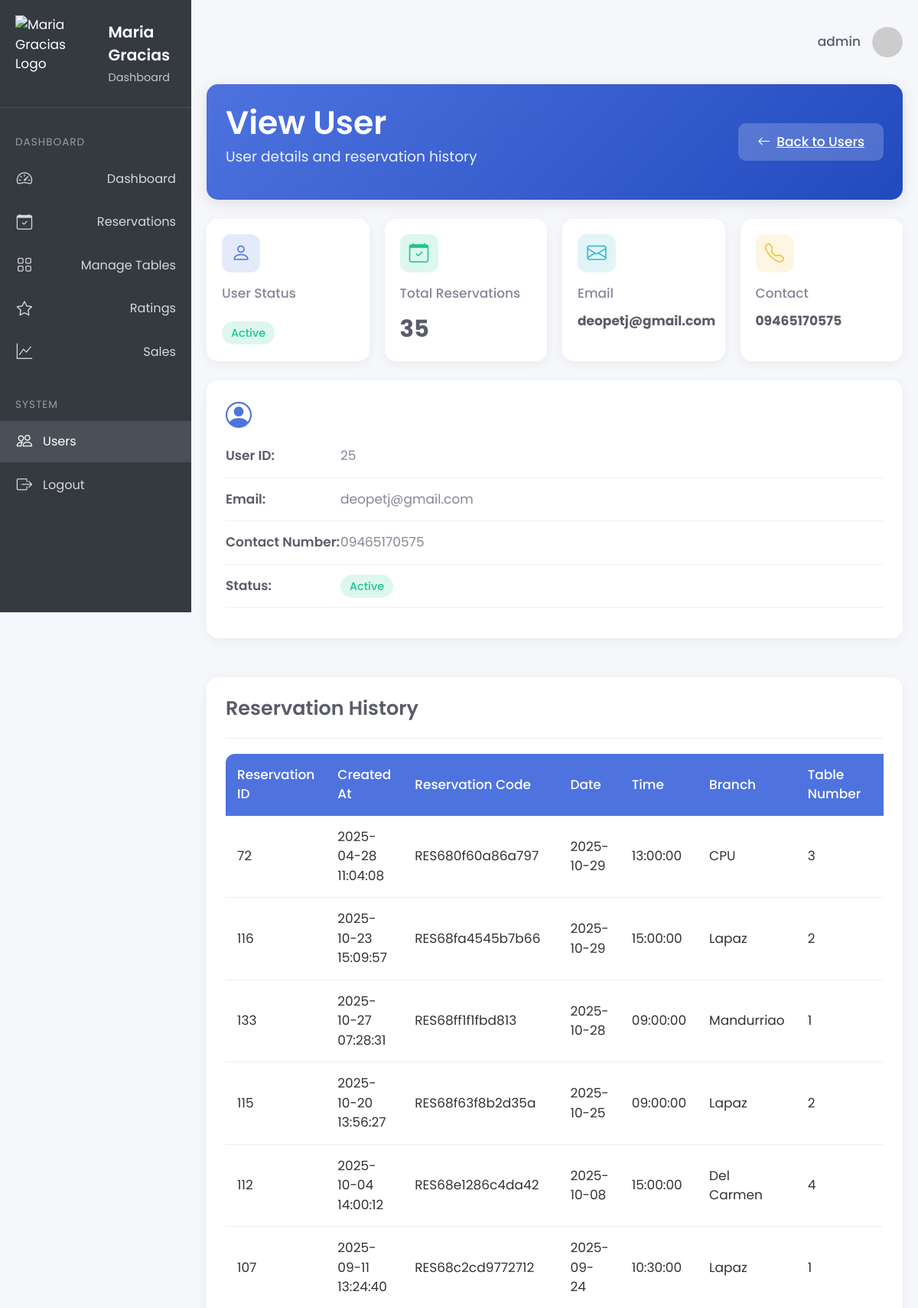
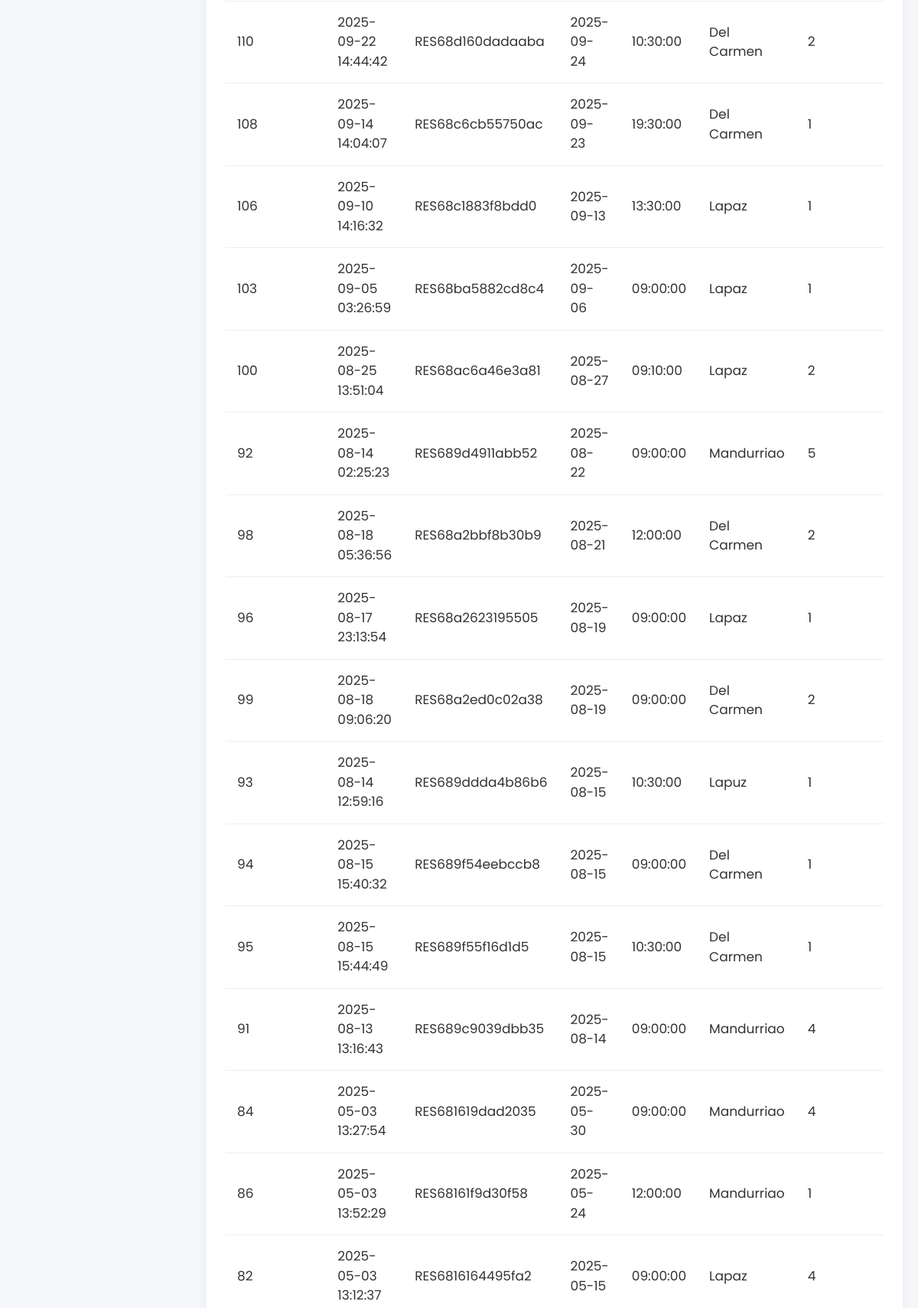
The page /admin1/view_user.php?id=10025 (signed in, upper part) on the database its author committed (2 pictures, top to bottom).
### tables this page shows
CREATE TABLE `users` (
  `id` int(255) NOT NULL,
  `name` varchar(255) NOT NULL,
  `cnum` varchar(20) NOT NULL,
  `username` varchar(255) NOT NULL,
  `password` varchar(255) NOT NULL,
  `role` enum('admin','user') NOT NULL DEFAULT 'user',
  `email` varchar(255) NOT NULL,
  `status` varchar(20) DEFAULT 'active'
);

CREATE TABLE `reservations` (
  `user_id` int(11) NOT NULL,
  `email` varchar(255) NOT NULL,
  `contact_number` varchar(15) NOT NULL,
  `table_number` int(11) NOT NULL,
  `message` text DEFAULT NULL,
  `created_at` timestamp NOT NULL DEFAULT current_timestamp(),
  `branch` varchar(50) NOT NULL,
  `status` enum('Pending','Approved','Declined','Cancelled') NOT NULL DEFAULT 'Pending',
  `reserv_date` date DEFAULT NULL,
  `reserv_time` time DEFAULT NULL,
  `amount` int(11) NOT NULL DEFAULT 100,
  `proof_of_payment` varchar(255) NOT NULL,
  `qr_code` varchar(255) DEFAULT NULL,
  `reservation_code` varchar(255) NOT NULL,
  `slot_end_time` datetime DEFAULT NULL,
  `release_time` datetime DEFAULT NULL
);

### admin1/view_user.php (the view, shortened to what this page needs)
<?php
include '../conn.php';
$user_id = $_SESSION['id'];
$stmt = $conn->prepare("SELECT username, email FROM users WHERE id = ?");
$stmt->bind_param("i", $user_id);
$stmt->execute();
$stmt->bind_result($username, $email);
$user_id = $_GET['id'];
$user_query = "SELECT * FROM users WHERE id = ?";
$stmt = $conn->prepare($user_query);
$stmt->bind_param("i", $user_id);
$stmt->execute();
$user_result = $stmt->get_result();
$user = $user_result->fetch_assoc();
$reservations_query = "SELECT * FROM reservations WHERE email = ? ORDER BY reserv_date DESC";
$stmt = $conn->prepare($reservations_query);
$stmt->bind_param("s", $user['email']);
$stmt->execute();
$reservations = $stmt->get_result();
?>
<!DOCTYPE html>
<html lang="en">
<head>
    <link rel="stylesheet" href="https://cdn.jsdelivr.net/npm/bootstrap@5.3.0/dist/css/bootstrap.min.css">
    <link rel="stylesheet" href="https://cdn.jsdelivr.net/npm/bootstrap-icons/font/bootstrap-icons.css">
    <link rel="stylesheet" href="https://cdn.jsdelivr.net/npm/sweetalert2@11/dist/sweetalert2.min.css">
    <link rel="stylesheet" href="../css/view_user.css">
</head>
<body>
    <aside class="sidebar">
        <div class="sidebar-start">
            <div class="sidebar-head">
                <a href="" class="logo-wrapper" title="Home">
                    <img src="../images/logo.png" alt="Maria Gracias Logo"
                         class="icon logo" aria-hidden="true"
                         style="height: 6.0em; width: auto; max-height: 100px;">
                    <div class="logo-text">
                        <span class="logo-title">Maria Gracias</span>
                        <span class="logo-subtitle">Dashboard</span>
                    </div>
                </a>
            </div>
            <div class="sidebar-body">
                <ul class="sidebar-body-menu">
                    <span class="system-menu__title">Dashboard</span>
                    <li>
                        <a class="show-cat-btn" href="index.php">
                            <span class="icon home" aria-hidden="true"><i class="bi bi-speedometer2"></i></span>
                            Dashboard
                        </a>
                    </li>
                    <li>
                        <a class="show-cat-btn" href="manage_reservation.php">
                            <span class="icon document" aria-hidden="true"><i class="bi bi-calendar-check"></i></span>Reservations
                        </a>
                    </li>
                    <li>
                        <a class="show-cat-btn" href="manage_tables.php">
                            <span class="icon folder" aria-hidden="true"><i class="bi bi-grid"></i></span> Manage Tables
                        </a>
                    </li>
                    <li>
                        <a class="show-cat-btn" href="ratings.php">
                            <span class="icon paper" aria-hidden="true"><i class="bi bi-star"></i></span>Ratings
                        </a>
                    </li>
                    <li>
                        <a class="show-cat-btn" href="sales.php">
                            <span class="icon paper" aria-hidden="true"><i class="bi bi-graph-up"></i></span>Sales
                        </a>
                    </li>
                </ul>
                <span class="system-menu__title">system</span>
                <ul class="sidebar-body-menu">
                    <li>
                         <a href="manage_users.php" class="active"><span class="icon edit" aria-hidden="true"><i class="bi bi-people"></i></span>Users</a>
                    </li>
                    <li>
                      <a href="logout.php"><span class="icon logout" aria-hidden="true"><i class="bi bi-box-arrow-right"></i></span>Logout</a>
                    </li>
                </ul>
            </div>
        </div>
    </aside>
    <div class="main-content">
        <div class="top-nav">
            <div class="nav-user-wrapper">
                <a class="nav-link"><?php echo htmlspecialchars($email); ?></a>
                <button class="nav-user-btn">
                    <img src="https://ui-avatars.com/api/?name=<?php echo urlencode($email); ?>&background=random" class="nav-user-img" alt="<?php echo htmlspecialchars($username); ?>">
                </button>
            </div>
        </div>
        <div class="dashboard-header fade-in">
            <div class="d-flex justify-content-between align-items-center">
                <div>
                    <h1 class="dashboard-title">View User</h1>
                    <p class="dashboard-subtitle">User details and reservation history</p>
                </div>
                <a href="manage_users.php" class="action-btn">
                    <i class="bi bi-arrow-left"></i>
                    Back to Users
                </a>
            </div>
        </div>
        <div class="stats-grid fade-in delay-1">
            <div class="stat-card">
                <div class="stat-icon bg-primary-light">
                    <i class="bi bi-person"></i>
                </div>
                <div class="stat-title">User Status</div>
                <div class="stat-value">
                    <?php
                    $statusClass = 'status-active';
                    ?>
                    <span class="status-badge <?= $statusClass ?>">
                        <?php echo ucfirst($user['status']); ?>
                    </span>
                </div>
            </div>
            <div class="stat-card">
                <div class="stat-icon bg-success-light">
                    <i class="bi bi-calendar-check"></i>
                </div>
                <div class="stat-title">Total Reservations</div>
                <div class="stat-value"><?= $reservations->num_rows ?></div>
            </div>
            <div class="stat-card">
                <div class="stat-icon bg-info-light">
                    <i class="bi bi-envelope"></i>
                </div>
                <div class="stat-title">Email</div>
                <div class="stat-value" style="font-size: 1rem;"><?= htmlspecialchars($user['email']) ?></div>
            </div>
            <div class="stat-card">
                <div class="stat-icon bg-warning-light">
                    <i class="bi bi-telephone"></i>
                </div>
                <div class="stat-title">Contact</div>
                <div class="stat-value" style="font-size: 1rem;"><?= htmlspecialchars($user['cnum']) ?></div>
            </div>
        </div>
        <div class="row mb-4">
            <div class="col-md-12 fade-in delay-2">
                <div class="user-info-card">
                    <h2 class="user-info-title">
                        <i class="bi bi-person-circle"></i>
                    </h2>
                    <div class="user-detail">
                        <div class="detail-label">User ID:</div>
                        <div class="detail-value"><?php echo substr($user['id'], 3); ?></div>
                    </div>
                    <div class="user-detail">
                        <div class="detail-label">Email:</div>
                        <div class="detail-value"><?php echo htmlspecialchars($user['email']); ?></div>
                    </div>
                    <div class="user-detail">
                        <div class="detail-label">Contact Number: </div>
                        <div class="detail-value"><?php echo htmlspecialchars($user['cnum']); ?></div>
                    </div>
                    <div class="user-detail">
                        <div class="detail-label">Status:</div>
                        <div class="detail-value">
                            <?php
                            $statusClass = 'status-active';
                            ?>
                            <span class="status-badge <?= $statusClass ?>">
                                <?php echo ucfirst($user['status']); ?>
                            </span>
                        </div>
                    </div>
                </div>
            </div>
        </div>
        <div class="user-card fade-in delay-3">
            <div class="user-card-header">
                <h2 class="user-card-title">Reservation History</h2>
            </div>
            <?php if ($reservations->num_rows > 0) : ?>
                <div class="table-responsive">
                    <table class="reservations-table">
                        <thead>
                            <tr>
                                <th>Reservation ID</th>
                                <th>Created At</th>
                                <th>Reservation Code</th>
                                <th>Date</th>
                                <th>Time</th>
                                <th>Branch</th>
                                <th>Table Number</th>
                                <th>Status</th>
                            </tr>
                        </thead>
                        <tbody>
                            <?php while ($reservation = $reservations->fetch_assoc()) { ?>
                                <tr>
                                    <td><?php echo $reservation['user_id']; ?></td>
                                    <td><?php echo htmlspecialchars($reservation['created_at']); ?></td>
                                    <td><?php echo htmlspecialchars($reservation['reservation_code']); ?></td>
                                    <td><?php echo (($reservation['reserv_date'])); ?></td>
                                    <td><?php echo (($reservation['reserv_time'])); ?></td>
                                    <td><?php echo htmlspecialchars($reservation['branch']); ?></td>
                                    <td><?php echo $reservation['table_number']; ?></td>
                                    <td>
                                    </td>
                                </tr>
                            <?php } ?>
                        </tbody>
                    </table>
                </div>
            <?php endif; ?>
        </div>
    </div>
</body>
</html>

### rows shown on the page
users: email "admin"
users: status "Active", email "deopetj@gmail.com", cnum "09465170575", id "25"
reservations: user_id "72", created_at "2025-04-28 11:04:08", reservation_code "RES680f60a86a797", reserv_date "2025-10-29", reserv_time "13:00:00", branch "CPU", table_number "3"
reservations: user_id "116", created_at "2025-10-23 15:09:57", reservation_code "RES68fa4545b7b66", reserv_date "2025-10-29", reserv_time "15:00:00", branch "Lapaz", table_number "2"
reservations: user_id "133", created_at "2025-10-27 07:28:31", reservation_code "RES68ff1f1fbd813", reserv_date "2025-10-28", reserv_time "09:00:00", branch "Mandurriao", table_number "1"
reservations: user_id "115", created_at "2025-10-20 13:56:27", reservation_code "RES68f63f8b2d35a", reserv_date "2025-10-25", reserv_time "09:00:00", branch "Lapaz", table_number "2"
reservations: user_id "112", created_at "2025-10-04 14:00:12", reservation_code "RES68e1286c4da42", reserv_date "2025-10-08", reserv_time "15:00:00", branch "Del Carmen", table_number "4"
reservations: user_id "107", created_at "2025-09-11 13:24:40", reservation_code "RES68c2cd9772712", reserv_date "2025-09-24", reserv_time "10:30:00", branch "Lapaz", table_number "1"
reservations: user_id "110", created_at "2025-09-22 14:44:42", reservation_code "RES68d160dadaaba", reserv_date "2025-09-24", reserv_time "10:30:00", branch "Del Carmen", table_number "2"
reservations: user_id "108", created_at "2025-09-14 14:04:07", reservation_code "RES68c6cb55750ac", reserv_date "2025-09-23", reserv_time "19:30:00", branch "Del Carmen", table_number "1"
reservations: user_id "106", created_at "2025-09-10 14:16:32", reservation_code "RES68c1883f8bdd0", reserv_date "2025-09-13", reserv_time "13:30:00", branch "Lapaz", table_number "1"
reservations: user_id "103", created_at "2025-09-05 03:26:59", reservation_code "RES68ba5882cd8c4", reserv_date "2025-09-06", reserv_time "09:00:00", branch "Lapaz", table_number "1"
reservations: user_id "100", created_at "2025-08-25 13:51:04", reservation_code "RES68ac6a46e3a81", reserv_date "2025-08-27", reserv_time "09:10:00", branch "Lapaz", table_number "2"
reservations: user_id "92", created_at "2025-08-14 02:25:23", reservation_code "RES689d4911abb52", reserv_date "2025-08-22", reserv_time "09:00:00", branch "Mandurriao", table_number "5"
reservations: user_id "98", created_at "2025-08-18 05:36:56", reservation_code "RES68a2bbf8b30b9", reserv_date "2025-08-21", reserv_time "12:00:00", branch "Del Carmen", table_number "2"
reservations: user_id "96", created_at "2025-08-17 23:13:54", reservation_code "RES68a2623195505", reserv_date "2025-08-19", reserv_time "09:00:00", branch "Lapaz", table_number "1"
reservations: user_id "99", created_at "2025-08-18 09:06:20", reservation_code "RES68a2ed0c02a38", reserv_date "2025-08-19", reserv_time "09:00:00", branch "Del Carmen", table_number "2"
reservations: user_id "93", created_at "2025-08-14 12:59:16", reservation_code "RES689ddda4b86b6", reserv_date "2025-08-15", reserv_time "10:30:00", branch "Lapuz", table_number "1"
reservations: user_id "94", created_at "2025-08-15 15:40:32", reservation_code "RES689f54eebccb8", reserv_date "2025-08-15", reserv_time "09:00:00", branch "Del Carmen", table_number "1"
reservations: user_id "95", created_at "2025-08-15 15:44:49", reservation_code "RES689f55f16d1d5", reserv_date "2025-08-15", reserv_time "10:30:00", branch "Del Carmen", table_number "1"
reservations: user_id "91", created_at "2025-08-13 13:16:43", reservation_code "RES689c9039dbb35", reserv_date "2025-08-14", reserv_time "09:00:00", branch "Mandurriao", table_number "4"
reservations: user_id "84", created_at "2025-05-03 13:27:54", reservation_code "RES681619dad2035", reserv_date "2025-05-30", reserv_time "09:00:00", branch "Mandurriao", table_number "4"
reservations: user_id "86", created_at "2025-05-03 13:52:29", reservation_code "RES68161f9d30f58", reserv_date "2025-05-24", reserv_time "12:00:00", branch "Mandurriao", table_number "1"
reservations: user_id "82", created_at "2025-05-03 13:12:37", reservation_code "RES6816164495fa2", reserv_date "2025-05-15", reserv_time "09:00:00", branch "Lapaz", table_number "4"

### other values the page prints
$reservations->num_rows "35"
